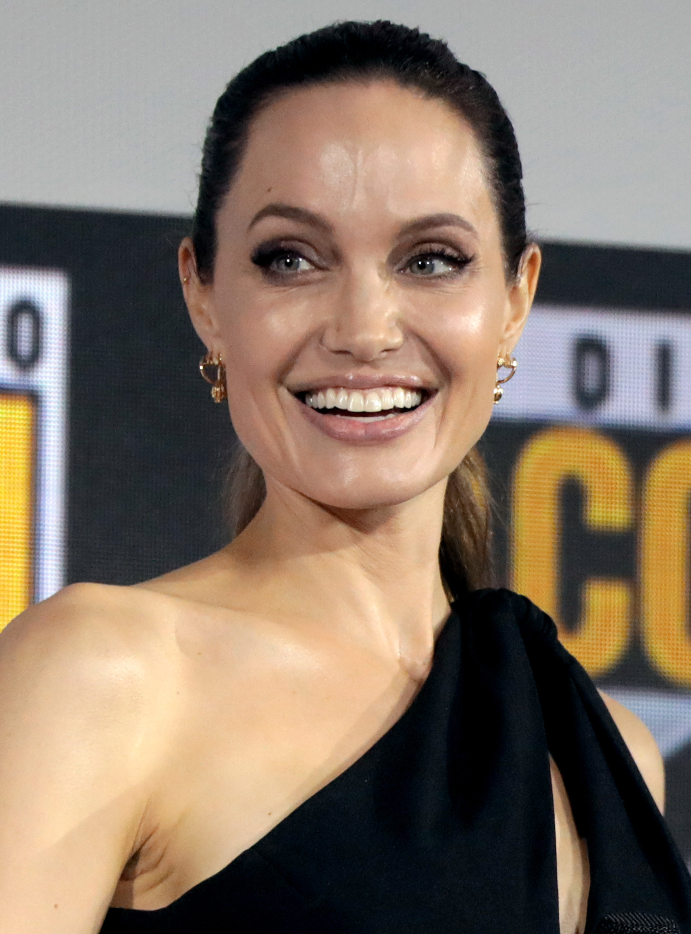
#> input picture img1.jpg, 1382 x 1868 px (shown at 1/2 size)
$ jupyter execute --allow-errors 'face recognition 1.ipynb'
#> lines starting #> are read from the running program, lines starting #| are printed output that depends on the picture
# Face Recognition
## haar cascade, LBP histogram based.

[cell 1]
import numpy as np
import cv2 #4.2.0
import os
import matplotlib.pyplot as plt

[cell 2]
model = cv2.face.LBPHFaceRecognizer_create()
#model = cv2.face.EigenFaceRecognizer_create()
#model = cv2.face.FisherFaceRecognizer_create()

[cell 3]
detector= cv2.CascadeClassifier("haarcascade_frontalface_default.xml")

[cell 4]
face_db = [
 "img1.jpg",
 "img3.jpg",
 "img8.jpg",
 "img14.jpg",
 "img20.jpg",
 "img21.jpg",
 "SGC2.jpg"
]

[cell 5]
def detect_face(img_path):
#> called with img_path = 'img1.jpg'
    img = cv2.imread(img_path)
#> img is the input picture: shape (1868, 1382, 3); mean B, G, R 102.7, 117.5, 133.8

    detected_faces = detector.detectMultiScale(img, 1.3, 5)
#> detected_faces = [[327, 201, 801, 801]]
    x, y, w, h = detected_faces[0]
#> x = 327; y = 201; w = 801; h = 801

    img = img[y:y+h, x:x+w]
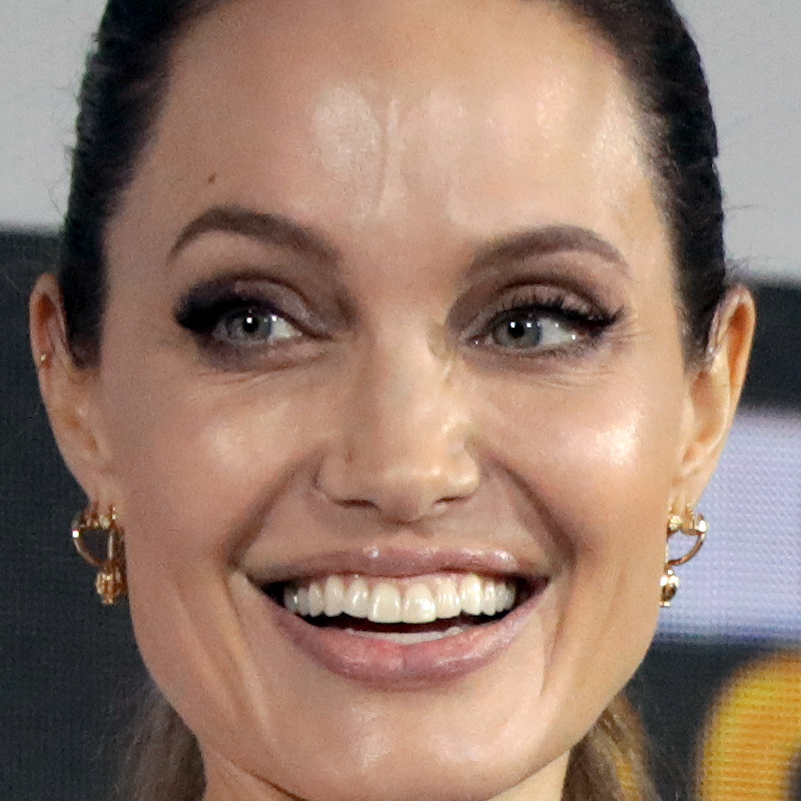
#> img: shape (801, 801, 3); mean B, G, R 107.4, 122.3, 150
    img = cv2.resize(img, (224, 224))
#> img: shape (224, 224, 3)
    img = cv2.cvtColor(img, cv2.COLOR_BGR2GRAY)
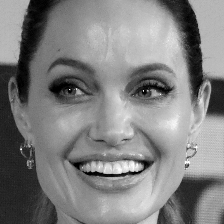
#> img: shape (224, 224); min 0, max 255, mean 128.7
#> pass 2 of the loop `for img_path in face_db:`:
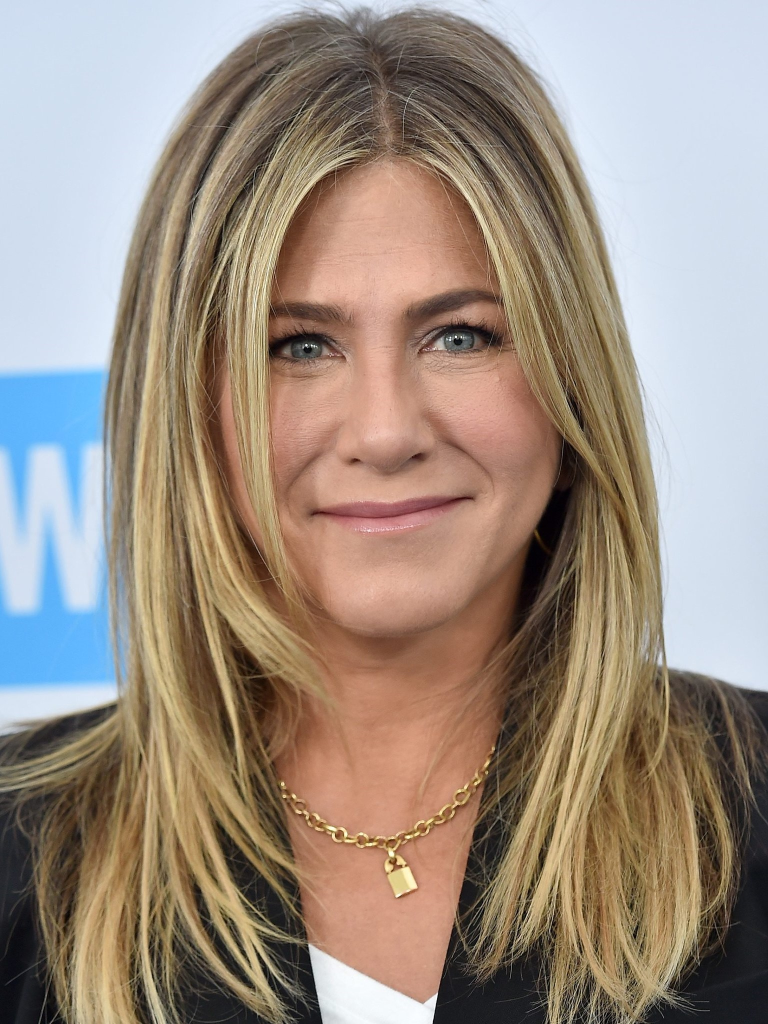
#> input picture img3.jpg, 1536 x 2048 px (shown at 1/2 size)
#> in detect_face, img is the input picture: shape (2048, 1536, 3); mean B, G, R 129.1, 141.5, 155.9
#> detected_faces = [[412, 407, 737, 737]]
#> x = 412; y = 407; w = 737
#> in detect_face (call 2), `img = cv2.resize(img, (224, 224))`:
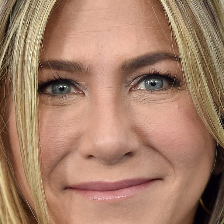
#> img: shape (224, 224, 3); mean B, G, R 104.1, 126.6, 165.2
#> in detect_face (call 2), `img = cv2.cvtColor(img, cv2.COLOR_BGR2GRAY)`:
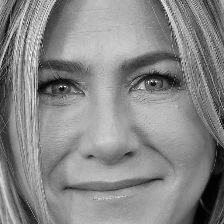
#> img: shape (224, 224); min 1, max 253, mean 135.6
#> pass 3 of the loop `for img_path in face_db:`:
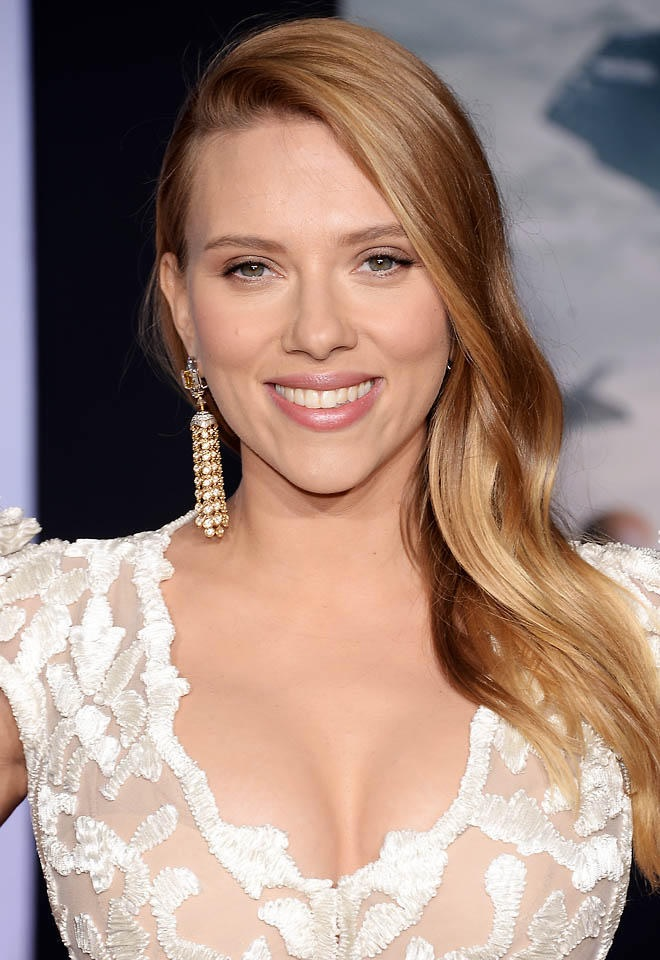
#> input picture img8.jpg, 660 x 960 px
#> in detect_face, img is the input picture: shape (960, 660, 3); mean B, G, R 125.5, 136.1, 161.9
#> detected_faces = [[480, 845, 53, 53], [149, 139, 332, 332]]
#> x = 480; y = 845; w = 53
#> in detect_face (call 3), `img = img[y:y+h, x:x+w]`:
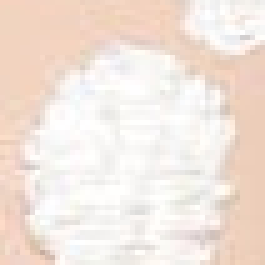
#> img: shape (53, 53, 3) (shown 5 times larger); mean B, G, R 220.8, 229.6, 242.9
#> in detect_face (call 3), `img = cv2.cvtColor(img, cv2.COLOR_BGR2GRAY)`:
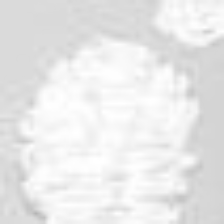
#> img: shape (224, 224); min 181, max 255, mean 232.5
#> `histograms = model.getHistograms()`: histograms = ()

    return img

[cell 6]
faces = []
#> (the rest of this cell did not finish here and is left out)

#> (a cell that did not finish here is left out)

#> (a cell that did not finish here is left out)

#> (a cell that did not finish here is left out)

[cell 10]
target_path = "SGC1.jpg"

#> (the rest of this cell did not finish here and is left out)
